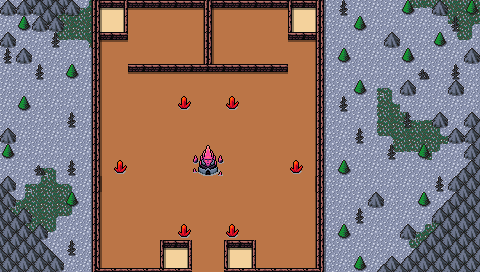

A 2D game scene composited from a Tiled map and its tileset images. What follows is a short description and the map's XML, with each tile layer's data collapsed to a summary:
An orthogonal 30x17 tile map with 16x16 px tiles, 4 tile layers (Background, Background2, Walls, Clutter), 2 tilesets and 9 objects.

<map version="1.10" tiledversion="1.10.1" orientation="orthogonal" renderorder="right-down" width="30" height="17" tilewidth="16" tileheight="16" infinite="0" nextlayerid="8" nextobjectid="60">
 <editorsettings>
  <export target="wastetown..tmx" format="tmx" />
 </editorsettings>
 <tileset firstgid="1" source="../../tileset/main.tsx" />
 <tileset firstgid="10113" source="../../tileset/buildings.tsx" />
 <layer id="1" name="Background" width="30" height="17">
  <data>[510 cells, 510 non-empty, 3 distinct tile ids]</data>
 </layer>
 <layer id="7" name="Background2" width="30" height="17">
  <data>[510 cells, 87 non-empty, 15 distinct tile ids]</data>
 </layer>
 <layer id="2" name="Walls" width="30" height="17">
  <data>[510 cells, 70 non-empty, 4 distinct tile ids]</data>
 </layer>
 <layer id="3" name="Clutter" width="30" height="17">
  <properties>
   <property name="spriteLayer" type="bool" value="true" />
  </properties>
  <data>[510 cells, 165 non-empty, 27 distinct tile ids]</data>
 </layer>
 <objectgroup id="4" name="Objects">
  <object id="38" template="../../obj/entry_up.tx" x="192.333" y="272.167" width="32" height="16">
   <properties>
    <property name="teleport" value="" />
   </properties>
  </object>
  <object id="48" template="../../obj/treasure.tx" x="256.5" y="26.3337" />
  <object id="51" template="../../obj/treasure.tx" x="143.833" y="26.3333" />
  <object id="52" template="../../obj/gold.tx" x="168" y="25" />
  <object id="55" template="../../obj/enemy.tx" x="200" y="136.667">
   <properties>
    <property name="enemy" value="Frost Titan" />
    <property name="threatRange" type="int" value="60" />
   </properties>
  </object>
  <object id="56" template="../../obj/gold.tx" x="232" y="24.5" />
  <object id="57" template="../../obj/enemy.tx" x="293.667" y="72.6667">
   <properties>
    <property name="enemy" value="Frost Titan" />
    <property name="threatRange" type="int" value="40" />
   </properties>
  </object>
  <object id="58" template="../../obj/enemy.tx" x="106.333" y="71.3333">
   <properties>
    <property name="enemy" value="Frost Titan" />
    <property name="threatRange" type="int" value="40" />
   </properties>
  </object>
  <object id="59" template="../../obj/manashards.tx" x="275.667" y="132" />
 </objectgroup>
</map>
